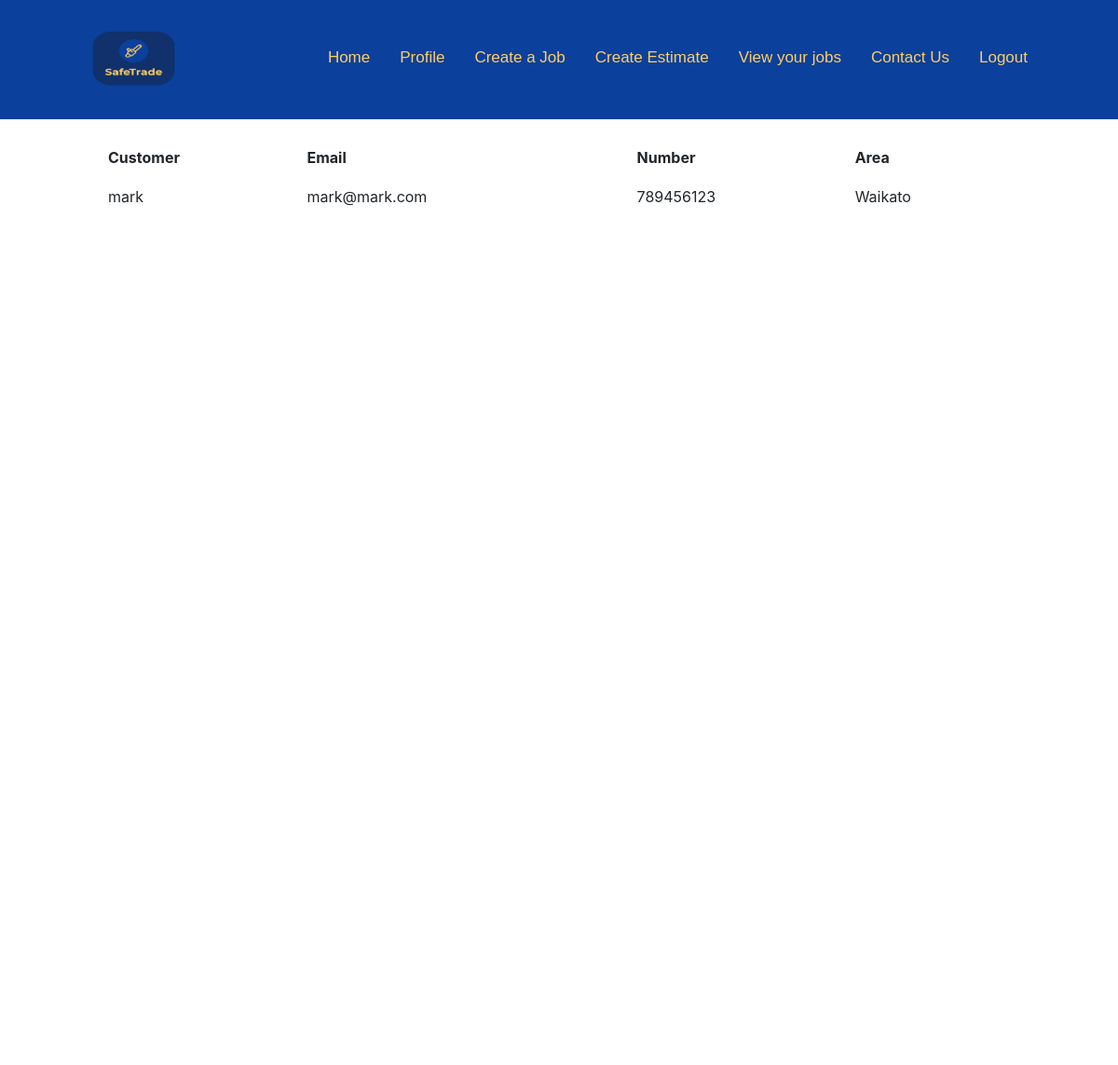
/profilepage.php (signed in), run on the app's committed database.
### tables this page shows
CREATE TABLE `customer` (
  `cust_id` int(11) NOT NULL,
  `cust_name` varchar(255) NOT NULL,
  `cust_email` varchar(255) NOT NULL,
  `cust_password` varchar(255) NOT NULL,
  `cust_number` int(20) NOT NULL,
  `area` varchar(30) NOT NULL,
  `job_id` int(11) NOT NULL
);

### profilepage.php (the view, shortened to what this page needs)
<?php include("header.php");
?>
<html>
<head>
<link rel="stylesheet" href="style.css">
</head>
<body>
<?php
echo "<div class=\"mainContent\">";
$sql_query = "SELECT cust_name,cust_email,cust_number,area from customer where cust_email = '$_SESSION[Email]'";
$results = $mysqli->query($sql_query);
if ($results != null) {
    Echo "<div>";
        echo "<table class=\"profile_display\">";
        echo "<tr>";
        echo "<th>Customer</th>";
        echo "<th>Email</th>";
        echo "<th>Number</th>";
        echo "<th>Area</th>";
        echo "</tr>";
    while($row = mysqli_fetch_assoc($results)) {
        echo "<tr>";
        echo "<td>" . $row["cust_name"]. "</td>";
        echo "<td>";
        echo "<br>" . $row["cust_email"]. "<br><br>";
        echo "</td>";
        echo "<td>";
        echo "<br>" . $row["cust_number"]. "<br><br>";
        echo "</td>";
        echo "<td>";
        echo "<br>" . $row["area"]. "<br><br>";
        echo "</td>";
        echo "</tr>";
    Echo "</div>";
    }
}
?>
</body>
</html>

### style.css (style rules this page uses)
* { box-sizing: border-box; }
body { background-color: #ffffff; }
.mainContent { margin: auto; width: 1000px; height: 1000px; padding: 15px; margin-top: 15px; border-radius: 5px; position: relative; background-color: white; }
.profile_display { border-collapse: collapse; padding: 15px; text-align: left; width: 100%; }

### data on the page
customer: cust_name "mark", cust_email "mark@mark.com", cust_number "789456123", area "Waikato"
